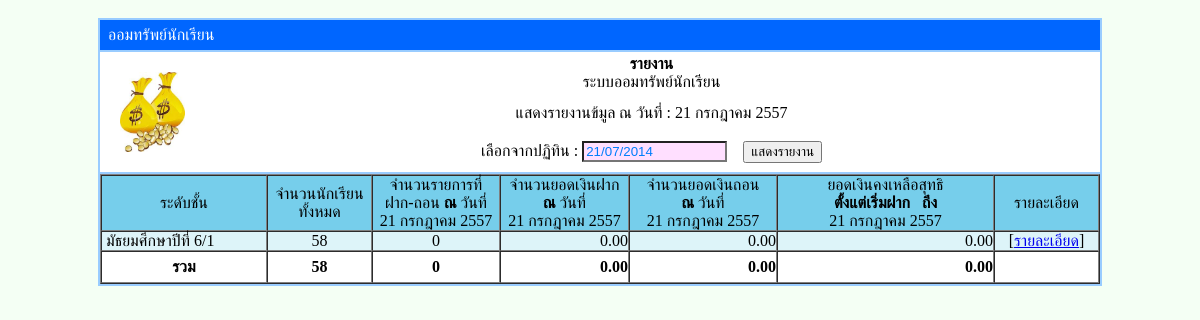
The app's page /smss/modules/savings/report_all.php with its own data.
### tables this page shows
CREATE TABLE `student_main_class` (
  `id` int(11) NOT NULL auto_increment,
  `class_code` tinyint(4) NOT NULL,
  `class_name` varchar(150) NOT NULL,
  PRIMARY KEY  (`id`),
  UNIQUE KEY `class_code` (`class_code`)
);

### smss/modules/savings/report_all.php (the view, shortened to what this page needs)
<?php
 include "./modules/savings/tab.php";
						$dy= date('d');
						$my= date('m');
						$tt= date('Y');
				if(!isset($_REQUEST['dateInput'])){
					$dateInput="$dy/$my/$tt";
					$dateInputBT="$tt-$my-$dy";
					list($day_S,$month_S,$year_S)=explode("/",$dateInput);
				$yearps=$year_S+543;
					}
    if($month_S=="01"){
		$date_show="มกราคม";
		}else if($month_S=="02"){
			$date_show="กุมภาพันธ์";
			}else if($month_S=="03"){
			$date_show="มีนาคม";
			}else if($month_S=="04"){
			$date_show="เมษายน";
			}else if($month_S=="05"){
			$date_show="พฤษภาคม";
			}else if($month_S=="06"){
			$date_show="มิถุนายน";
			}else if($month_S=="07"){
			$date_show="กรกฎาคม";
			}else if($month_S=="08"){
			$date_show="สิงหาคม";
			}else if($month_S=="09"){
			$date_show="กันยายน";
			}else if($month_S=="10"){
			$date_show="ตุลาคม";
			}else if($month_S=="11"){
			$date_show="พฤศจิกายน";
			}else if($month_S=="12"){
				$date_show="ธันวาคม";
			}else{}
	?>
<head>
<link rel='stylesheet' href='./modules/savings/config_color.css'>
<link rel="stylesheet" type="text/css" href="modules/savings/css/smoothness/jquery-ui-1.7.2.custom.css">
<link rel="stylesheet" type="text/css" href="modules/savings/css/smoothness/jquery-ui-1.7.2.custom.css">
</head>
<body topmargin="0" bgcolor="#F4FFF4">
<br>
<table width="1000" border="1" align="center" cellpadding="0" cellspacing="0" bordercolor="#99CCFF" bgcolor="#FFFFFF">
<tr>
<td width="880" height="30" bgcolor="#0066FF"><font color="#FFFFFF"><?php echo $t2;?>ออมทรัพย์นักเรียน</font></td>
</tr>
  <tr>
    <td>
	  <form name="form1" action="?option=savings&&task=report_all" method="post" enctype="multipart/form-data">
	<table width="1000" border="0">
      <tr>
        <td width="99" rowspan="3" align="center" valign="middle"><img src='modules/savings/iconS/logoS.jpg' width='65' height='80' border='0'></td>
        <td width="891" align="center"><strong>รายงาน</strong><br>
        ระบบออมทรัพย์นักเรียน</td>
        </tr>
      <tr>
        <td height="35" align="center">แสดงรายงานข้มูล ณ วันที่ : <?php echo $day_S;?><?php echo $t1;?><?php echo $date_show;?><?php echo $t1;?><?php echo $yearps;?> </td>
        </tr>
      <tr>
        <td height="35" align="center">เลือกจากปฏิทิน :
          <input type="text" name="dateInput" id="dateInput" size="15" value="<?php echo $dateInput;?>" class="colortext" /><?php echo $t3;?> <input type="submit" name="submitS"  value="แสดงรายงาน"   /></td>
        </tr>
    </table>
    </form>
    </td>
  </tr>
  <tr>
    <td  valign="top">
	<table width="1000" border="1" align="center" cellpadding="0" cellspacing="0">
      <tr>
        <td width="164" align="center" valign="middle" bgcolor="#76CEEB">ระดับชั้น</td>
        <td width="103" align="center" valign="middle" bgcolor="#76CEEB">จำนวนนักเรียน<br>
          ทั้งหมด</td>
        <td width="126" align="center" valign="middle" bgcolor="#76CEEB">จำนวนรายการที่<br>
          ฝาก-ถอน <strong>ณ</strong> วันที่<br><?php echo $day_S;?><?php echo $t1;?><?php echo $date_show;?><?php echo $t1;?><?php echo $yearps;?></td>
        <td width="127" align="center" valign="middle" bgcolor="#76CEEB">จำนวนยอดเงินฝาก <br>
          <strong>ณ</strong> วันที่<br><?php echo $day_S;?><?php echo $t1;?><?php echo $date_show;?><?php echo $t1;?><?php echo $yearps;?></td>
        <td width="146" align="center" valign="middle" bgcolor="#76CEEB">จำนวนยอดเงินถอน<br>
          <strong>ณ</strong> วันที่<br><?php echo $day_S;?><?php echo $t1;?><?php echo $date_show;?><?php echo $t1;?><?php echo $yearps;?></td>
        <td width="215" align="center" valign="middle" bgcolor="#76CEEB">ยอดเงินคงเหลือสุทธิ <br> <strong>ตั้งแต่เริ่มฝาก</strong>
        <?php echo $t1;?> <strong>ถึง</strong><br>
        <?php echo $day_S;?><?php echo $t1;?><?php echo $date_show;?><?php echo $t1;?><?php echo $yearps;?></td>
        <td width="103" align="center" valign="middle" bgcolor="#76CEEB">รายละเอียด</td>
        </tr>
      <?php
						$total_rr= $total_rr = 0;
						$total_rr2 = 0;
						$total_now = 0;
						$total_nowbb = 0;
						$total_sum = 0;
						$total_nowX = 0;
						$total_nowbbX = 0;
						$total_sumX = 0;
						$check_room_sdT = 0;
						$check_room_sdNT = 0;
						$bg="";
					$sqlCK="SELECT* FROM student_main_class order by id ASC";
					$resultCK=mysql_query($sqlCK);
				while($recordCK=mysql_fetch_array($resultCK))
					{
   			 			$sqlSM="SELECT DISTINCT room FROM student_main  WHERE class_now='$recordCK[class_code]' AND status='0' order by room ASC";
						$resultSM=mysql_query($sqlSM);
						while($recordSM=mysql_fetch_array($resultSM))
							{
						$sqlsdN="SELECT  * FROM savings_money  WHERE level_class='$recordCK[class_code]' AND room='$recordSM[room]' AND day_act='$dateInput'";
						$resultsdN=mysql_query($sqlsdN);
						$check_room_sdN=mysql_num_rows($resultsdN);
					$sqlsd="SELECT  * FROM student_main  WHERE class_now='$recordCK[class_code]' AND status='0' AND room='$recordSM[room]'";
						$resultsd=mysql_query($sqlsd);
						$check_room_sd=mysql_num_rows($resultsd);
						while($recordsd=mysql_fetch_array($resultsd))
					{
		      			$sqlslw1="SELECT SUM(amount_money) AS totalPER FROM savings_money WHERE std_id='$recordsd[student_id]' AND day_act='$dateInput' AND acc_type='1'";
		  		$resultslw1=mysql_query($sqlslw1);
				$recordslw1=mysql_fetch_array($resultslw1);
         			$sqlbb="SELECT SUM(amount_money) AS totalPERbb FROM savings_money WHERE std_id='$recordsd[student_id]' AND day_act='$dateInput' AND acc_type='2'";
		  		$resultbb=mysql_query($sqlbb);
				$recordbb=mysql_fetch_array($resultbb);
				$sqlstart="SELECT * FROM savings_total WHERE std_id='$recordsd[student_id]' AND comment='1'";
				$resultstart=mysql_query($sqlstart);
				$recordstart=mysql_fetch_array($resultstart);
				$sqlrr="SELECT SUM(amount_money) AS totalrr FROM savings_money WHERE std_id='$recordsd[student_id]' AND office >= '$recordstart[day_start]' AND office <='$dateInputBT' AND acc_type='1'";
		  		$resultrr=mysql_query($sqlrr);
				$recordrr=mysql_fetch_array($resultrr);
				$sqlrr2="SELECT SUM(amount_money) AS totalrr2 FROM savings_money WHERE std_id='$recordsd[student_id]' AND office >= '$recordstart[day_start]' AND office <='$dateInputBT' AND acc_type='2'";
		  		$resultrr2=mysql_query($sqlrr2);
				$recordrr2=mysql_fetch_array($resultrr2);
						$total_rr= $total_rr + $recordrr['totalrr'];
						$total_rr2= $total_rr2 + $recordrr2['totalrr2'];
						$total_now = $total_now + $recordslw1['totalPER'];
						$total_nowbb = $total_nowbb + $recordbb['totalPERbb'];
						$total_sum = $total_rr - $total_rr2;
		}
						$total_nowX = $total_nowX + $total_now;
						$total_nowbbX =  $total_nowbbX + $total_nowbb;
						$total_sumX = $total_sumX + $total_sum;
						$check_room_sdT = $check_room_sdT + $check_room_sd;
						$check_room_sdNT= $check_room_sdNT + $check_room_sdN;
				$c1="#DDF4F9";
			 	$c2="#FEE2FC";
				if($bg==$c1){
				$bg=$c2;
				}else{
				$bg=$c1;
				}
	  ?>
      <tr bgcolor="<?php echo $bg;?>"  onMouseOver="this.className='menu-over'" onMouseOut="this.className='menu'" class="menu">
        <td  align="left" valign="middle">&nbsp;<?php echo $recordCK['class_name'];?><?php  if($recordSM['room']!=0){?>/<?php echo $recordSM['room'];?><?php  } ?></td>
        <td align="center" valign="middle"><?php echo $check_room_sd;?></td>
        <td align="center" valign="middle"><?php echo $check_room_sdN;?></td>
        <td align="right" valign="middle"><?php  if($total_now>=0){?><?php  echo number_format($total_now,2,'.',',');?><?php  }?></td>
        <td align="right" valign="middle"><?php  if($total_nowbb>=0){?><?php echo number_format($total_nowbb,2,'.',',');?><?php  }?></td>
        <td align="right" valign="middle"><?php  if($total_sum>=0){?><?php echo number_format($total_sum,2,'.',',');?><?php  }?></td>
        <td align="center" valign="middle">[<a href="?option=savings&task=report_save_day_room&level=<?php echo $recordCK['class_code'];?>&room=<?php echo $recordSM['room'];?>&dateInput=<?php echo $dateInput;?>" title="ดูรายละเอียด">รายละเอียด</a>]</td>
        </tr>
        <?php
		$total_nowbb=0;
		$total_now=0;
		$total_rr=0;
		$total_rr2=0;
		 }
					}
		 				?>
      <tr>
        <td height="30"  align="center" valign="middle"><strong>รวม</strong></td>
        <td  align="center" valign="middle"><strong><?php echo $check_room_sdT;?></strong></td>
        <td  align="center" valign="middle"><strong><?php echo $check_room_sdNT;?></strong></td>
        <td  align="right" valign="middle"><strong>
         <?php  if($total_nowX>=0){?> <?php echo number_format($total_nowX,2,'.',',');?><?php  }?>
        </strong></td>
        <td  align="right" valign="middle"><strong>
         <?php  if($total_nowbbX>=0){?> <?php echo number_format($total_nowbbX,2,'.',',');?><?php  }?>
        </strong></td>
        <td  align="right" valign="middle"><strong>
          <?php  if($total_sumX>=0){?><?php echo number_format($total_sumX,2,'.',',');?><?php  }?>
        </strong></td>
        <td  align="right" valign="middle">&nbsp;</td>
        </tr>
    </table>
   	</td>
  </tr>
</table>
</body>
</html>

### smss/modules/savings/tab.php (shortened to what this page needs)
<!DOCTYPE html PUBLIC "-//W3C//DTD XHTML 1.0 Transitional//EN" "http://www.w3.org/TR/xhtml1/DTD/xhtml1-transitional.dtd">
<html xmlns="http://www.w3.org/1999/xhtml">
<head>
</head>
<body>
</body>
</html>

### smss/modules/savings/config_color.css (style rules this page uses)
.colortext { color: #007DFB; background-color: #FFDFFF; }

### smss/modules/savings/report_all.php (style rules this page uses)
.menu { background-color:; }

### records on screen
student_main_class: class_name "มัธยมศึกษาปีที่ 6", room "1", check_room_sd "58", check_room_sdN "0", total_now "0.00", total_nowbb "0.00", total_sum "0.00"

### other values on screen
$day_S "21"
$date_show "กรกฎาคม"
$yearps "2557"
$check_room_sdT "58"
$check_room_sdNT "0"
$total_nowX "0.00"
$total_nowbbX "0.00"
$total_sumX "0.00"
